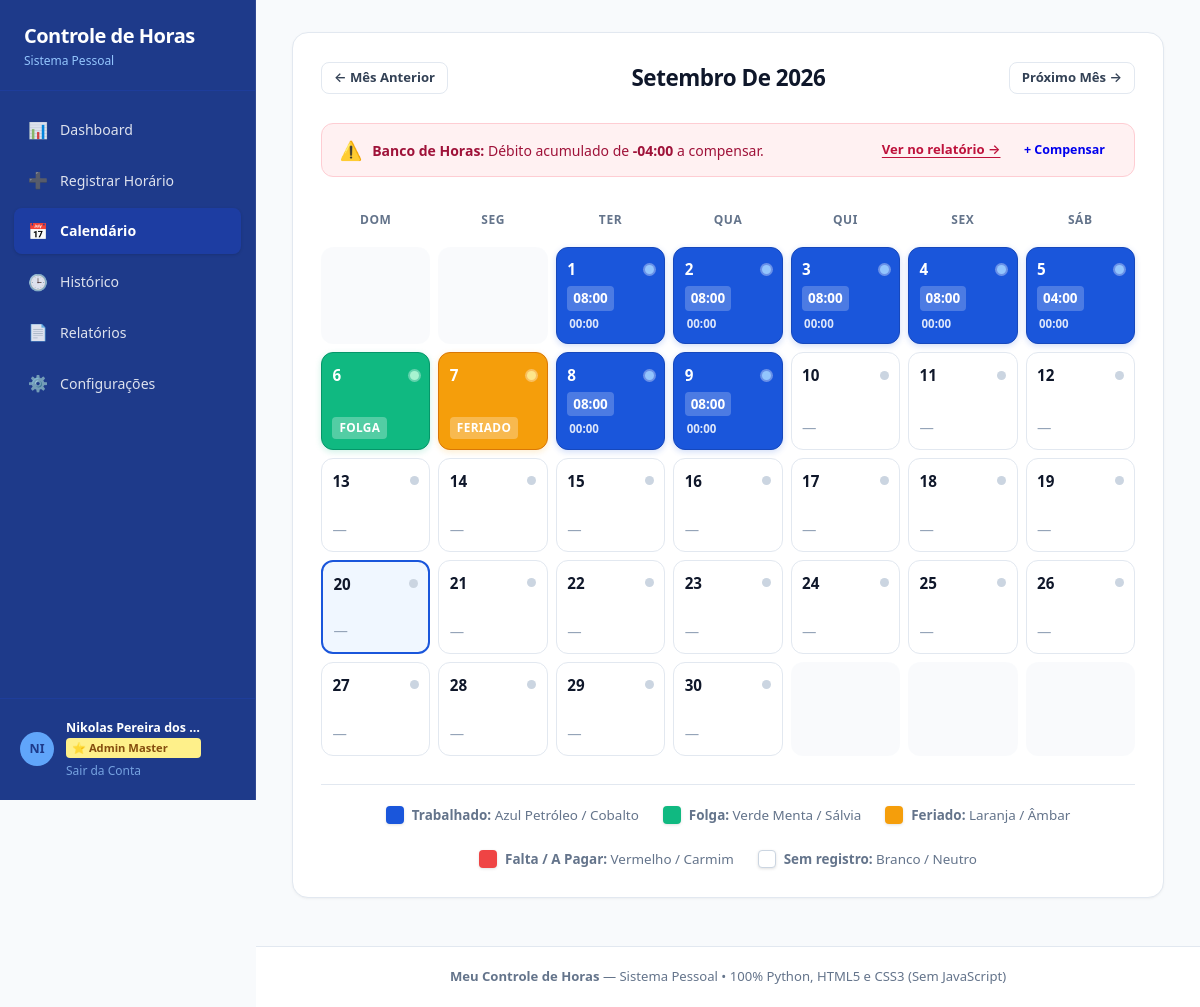
Screenshot of /calendario (signed in) with the database file from the repository.
### tables this page shows
CREATE TABLE work_periods (
        id INTEGER PRIMARY KEY AUTOINCREMENT,
        work_day_id INTEGER NOT NULL,
        period_order INTEGER NOT NULL DEFAULT 1,
        start_time TEXT NOT NULL,
        end_time TEXT NOT NULL,
        FOREIGN KEY (work_day_id) REFERENCES work_days(id) ON DELETE CASCADE
    );

CREATE TABLE work_days (
        id INTEGER PRIMARY KEY AUTOINCREMENT,
        user_id INTEGER NOT NULL,
        date TEXT NOT NULL,
        day_type TEXT DEFAULT 'trabalho',
        observation TEXT,
        created_at TIMESTAMP DEFAULT CURRENT_TIMESTAMP,
        updated_at TIMESTAMP DEFAULT CURRENT_TIMESTAMP, overtime_paid INTEGER DEFAULT 0,
        UNIQUE(user_id, date),
        FOREIGN KEY (user_id) REFERENCES users(id) ON DELETE CASCADE
    );

### app.py (the view)
@app.route('/calendario')
@login_required
def calendar_view():
    user_id = session['user_id']
    now = datetime.now()
    try:
        year = int(request.args.get('year', now.year))
        month = int(request.args.get('month', now.month))
        if month < 1 or month > 12:
            month = now.month
    except (ValueError, TypeError):
        year = now.year
        month = now.month
    prev_month = 12 if month == 1 else month - 1
    prev_year = year - 1 if month == 1 else year
    next_month = 1 if month == 12 else month + 1
    next_year = year + 1 if month == 12 else year
    start_date = f"{year}-{month:02d}-01"
    _, last_day = calendar.monthrange(year, month)
    end_date = f"{year}-{month:02d}-{last_day:02d}"
    days_data, _ = get_days_data_in_range(user_id, start_date, end_date)
    days_lookup = {d['date']: d for d in days_data}
    month_summary = generate_report_summary(user_id, start_date, end_date)
    cumulative_bank_mins, cumulative_bank_str = get_cumulative_bank_balance(user_id)
    cal = calendar.Calendar(firstweekday=6) # 6 = Domingo
    raw_month = cal.monthdayscalendar(year, month)
    today_str = now.strftime('%Y-%m-%d')
    month_weeks = []
    for week in raw_month:
        week_days = []
        for day_num in week:
            if day_num == 0:
                week_days.append({'day_number': 0})
            else:
                date_str = f"{year}-{month:02d}-{day_num:02d}"
                d_info = days_lookup.get(date_str)
                is_today = (date_str == today_str)
                if d_info:
                    day_type = d_info.get('day_type', 'trabalho')
                    status = d_info['status']
                    has_record = True
                    total_worked_str = d_info['total_worked_str']
                    balance_str = d_info['balance_str']
                else:
                    day_type = 'vazio'
                    status = 'vazio'
                    has_record = False
                    total_worked_str = '-'
                    balance_str = '00:00'
                week_days.append({
                    'day_number': day_num,
                    'date_str': date_str,
                    'is_today': is_today,
                    'day_type': day_type,
                    'status': status,
                    'has_record': has_record,
                    'total_worked_str': total_worked_str,
                    'balance_str': balance_str
                })
        month_weeks.append(week_days)
    bank_breakdown = get_bank_debit_breakdown(user_id)
    return render_template(
        'calendar.html',
        active_page='calendar',
        year=year,
        month=month,
        month_name=MONTH_NAMES_PT[month],
        prev_year=prev_year,
        prev_month=prev_month,
        next_year=next_year,
        next_month=next_month,
        month_weeks=month_weeks,
        month_summary=month_summary,
        cumulative_bank_mins=cumulative_bank_mins,
        cumulative_bank_str=cumulative_bank_str,
        bank_breakdown=bank_breakdown
    )

### app.py (called while the page is built, shortened)
def generate_auth_token(user_id, email):
    return auth_serializer.dumps({'uid': user_id, 'email': email})

def login_required(f):
    @wraps(f)
    def decorated_function(*args, **kwargs):
        if not session.get('user_id'):
            if not restore_session_from_token():
                return redirect(url_for('login'))
        return f(*args, **kwargs)
    return decorated_function

@app.before_request
def before_req():
    if not session.get('user_id'):
        restore_session_from_token()
    else:
        if session.get('user_name') in ('Taijou BR', 'Administrador', None, ''):
            uid = session.get('user_id')
            try:
                conn = get_db()
                cursor = conn.cursor()
                cursor.execute("SELECT name FROM users WHERE id = ?", (uid,))
                row = cursor.fetchone()
                conn.close()
                if row and row['name'] and row['name'] not in ('Taijou BR', 'Administrador'):
                    session['user_name'] = row['name']
            except Exception:
                pass

@app.context_processor
def inject_auth_info():
    token = ''
    if session.get('user_id') and session.get('user_email'):
        try:
            token = generate_auth_token(session['user_id'], session['user_email'])
        except Exception:
            token = ''
    return {'auth_token': token}

@app.after_request
def after_req(response):
    cookies = response.headers.getlist('Set-Cookie')
    return response

    def __call__(self, environ, start_response):
        def custom_start_response(status, headers, exc_info=None):
            new_headers = []
            for name, val in headers:
                new_headers.append((name, val))
            return start_response(status, new_headers, exc_info)
        return self.wsgi_app(environ, custom_start_response)

### database/db.py (called while the page is built, shortened)
def get_db_path():
    return DEFAULT_DB_PATH

def get_db():
    global _initialized, DB_PATH
    DB_PATH = get_db_path()
    os.makedirs(os.path.dirname(DB_PATH), exist_ok=True)
    conn = sqlite3.connect(DB_PATH, timeout=15)
    conn.row_factory = sqlite3.Row
    conn.execute("PRAGMA foreign_keys = ON;")
    return conn

### services/calculations.py (called while the page is built)
def time_to_minutes(time_str: str) -> int:
    if not time_str or ':' not in time_str:
        return 0
    parts = time_str.strip().split(':')
    try:
        hours = int(parts[0])
        minutes = int(parts[1])
        return hours * 60 + minutes
    except (ValueError, IndexError):
        return 0

### templates/calendar.html (shortened to what this page needs)
{% extends "base.html" %}
{% block content %}
<div class="calendar-wrapper">
  <div class="calendar-nav">
    <a href="{{ url_for('calendar_view', year=prev_year, month=prev_month) }}" class="btn btn-secondary btn-sm" id="btn-prev-month">
      ← Mês Anterior
    </a>
    <h2 class="calendar-month-title">{{ month_name }} de {{ year }}</h2>
    <a href="{{ url_for('calendar_view', year=next_year, month=next_month) }}" class="btn btn-secondary btn-sm" id="btn-next-month">
      Próximo Mês →
    </a>
  </div>
  {% if cumulative_bank_mins < 0 or month_summary.total_balance_minutes < 0 %}
    <div class="debt-mini-notice" style="margin-bottom: 1.5rem;">
      <div class="debt-mini-notice-content">
        <span class="debt-mini-notice-icon">⚠️</span>
        <span>
          {% if cumulative_bank_mins < 0 %}
            <strong>Banco de Horas:</strong> Débito acumulado de <strong>{{ cumulative_bank_str }}</strong> a compensar.
          {% else %}
            <strong>Mês de {{ month_name }}/{{ year }}:</strong> Saldo devedor de <strong>{{ month_summary.total_balance_str }}</strong> ({{ month_summary.total_missing_str }} faltantes).
          {% endif %}
        </span>
      </div>
      <div class="debt-mini-notice-actions">
        <a href="{{ url_for('reports_view') }}" class="debt-mini-link">Ver no relatório →</a>
        <a href="{{ url_for('register_time') }}" class="btn btn-outline-danger btn-sm" style="padding: 0.25rem 0.65rem; font-size: 0.78rem;">
          + Compensar
        </a>
      </div>
    </div>
  {% endif %}
  <div class="calendar-grid">
    <div class="calendar-day-header">Dom</div>
    <div class="calendar-day-header">Seg</div>
    <div class="calendar-day-header">Ter</div>
    <div class="calendar-day-header">Qua</div>
    <div class="calendar-day-header">Qui</div>
    <div class="calendar-day-header">Sex</div>
    <div class="calendar-day-header">Sáb</div>
    {% for week in month_weeks %}
      {% for day in week %}
        {% if day.day_number == 0 %}
          <div class="calendar-cell empty-day"></div>
        {% else %}
          <a href="{{ url_for('day_detail_view', date_str=day.date_str) }}"
             class="calendar-cell {% if day.is_today %}today{% endif %} {% if day.has_record %}card-filled card-{{ day.day_type }}{% endif %}"
             title="Clique para ver detalhes do dia {{ day.day_number }}/{{ month }}/{{ year }} ({{ day.day_type|capitalize if day.has_record else 'Sem registro' }})">
            <div class="calendar-cell-top">
              <span class="day-number">{{ day.day_number }}</span>
              <span class="day-dot dot-{{ day.day_type if day.has_record else 'vazio' }}"></span>
            </div>
            <div class="calendar-cell-bottom">
              {% if day.day_type == 'folga' %}
                <span class="day-badge-type">Folga</span>
              {% elif day.day_type == 'feriado' %}
                <span class="day-badge-type">Feriado</span>
              {% elif day.day_type == 'falta' %}
                <span class="day-badge-type">A Pagar</span>
                <span class="day-balance-badge balance-negative">{{ day.balance_str }}</span>
              {% elif day.day_type in ['atestado', 'compensacao'] %}
                <span class="day-badge-type">{{ day.day_type|capitalize }}</span>
              {% elif day.has_record %}
                <span class="day-hours-badge">{{ day.total_worked_str }}</span>
                {% if day.is_in_progress %}
                  <span class="day-balance-badge" style="background: #fffbeb; color: #b45309; border: 1px solid #fde68a; font-weight: 700; font-size: 0.72rem;" title="Ponto em aberto no momento">
                    ⏳ Aberto
                  </span>
                {% else %}
                  <span class="day-balance-badge {% if '+' in day.balance_str %}balance-positive{% elif '-' in day.balance_str %}balance-negative{% else %}balance-neutral{% endif %}" >
                    {% if day.overtime_paid and day.overtime_minutes > 0 %}💵 {{ day.overtime_str }}{% else %}{{ day.balance_str }}{% endif %}
                  </span>
                {% endif %}
              {% else %}
                <span class="day-hours-badge day-hours-empty">—</span>
              {% endif %}
            </div>
          </a>
        {% endif %}
      {% endfor %}
    {% endfor %}
  </div>
  <div class="calendar-legend">
    <div class="legend-item">
      <span class="legend-color-box legend-trabalhado"></span>
      <span><strong>Trabalhado:</strong> Azul Petróleo / Cobalto</span>
    </div>
    <div class="legend-item">
      <span class="legend-color-box legend-folga"></span>
      <span><strong>Folga:</strong> Verde Menta / Sálvia</span>
    </div>
    <div class="legend-item">
      <span class="legend-color-box legend-feriado"></span>
      <span><strong>Feriado:</strong> Laranja / Âmbar</span>
    </div>
    <div class="legend-item">
      <span class="legend-color-box legend-falta"></span>
      <span><strong>Falta / A Pagar:</strong> Vermelho / Carmim</span>
    </div>
    <div class="legend-item">
      <span class="legend-color-box legend-vazio"></span>
      <span><strong>Sem registro:</strong> Branco / Neutro</span>
    </div>
  </div>
</div>
{% endblock %}

### rows the page displays
work_periods: day_number "1", total_worked_str "08:00", balance_str "00:00"
work_periods: day_number "2", total_worked_str "08:00", balance_str "00:00"
work_periods: day_number "3", total_worked_str "08:00", balance_str "00:00"
work_periods: day_number "4", total_worked_str "08:00", balance_str "00:00"
work_periods: day_number "5", total_worked_str "04:00", balance_str "00:00"
work_days: day_number "6", day_type "FOLGA"
work_days: day_number "7", day_type "FERIADO"
work_periods: day_number "8", total_worked_str "08:00", balance_str "00:00"
work_periods: day_number "9", total_worked_str "08:00", balance_str "00:00"

### other values shown
{{ month_name }} "Setembro"
{{ year }} "2026"
{{ cumulative_bank_str }} "-04:00"
{{ day.day_number }} "10" "11" "12" "13" "14" "15" "16" "17" "18" "19" "20" "21" "22" "23" "24" "25" "26" "27" "28" "29" "30"
